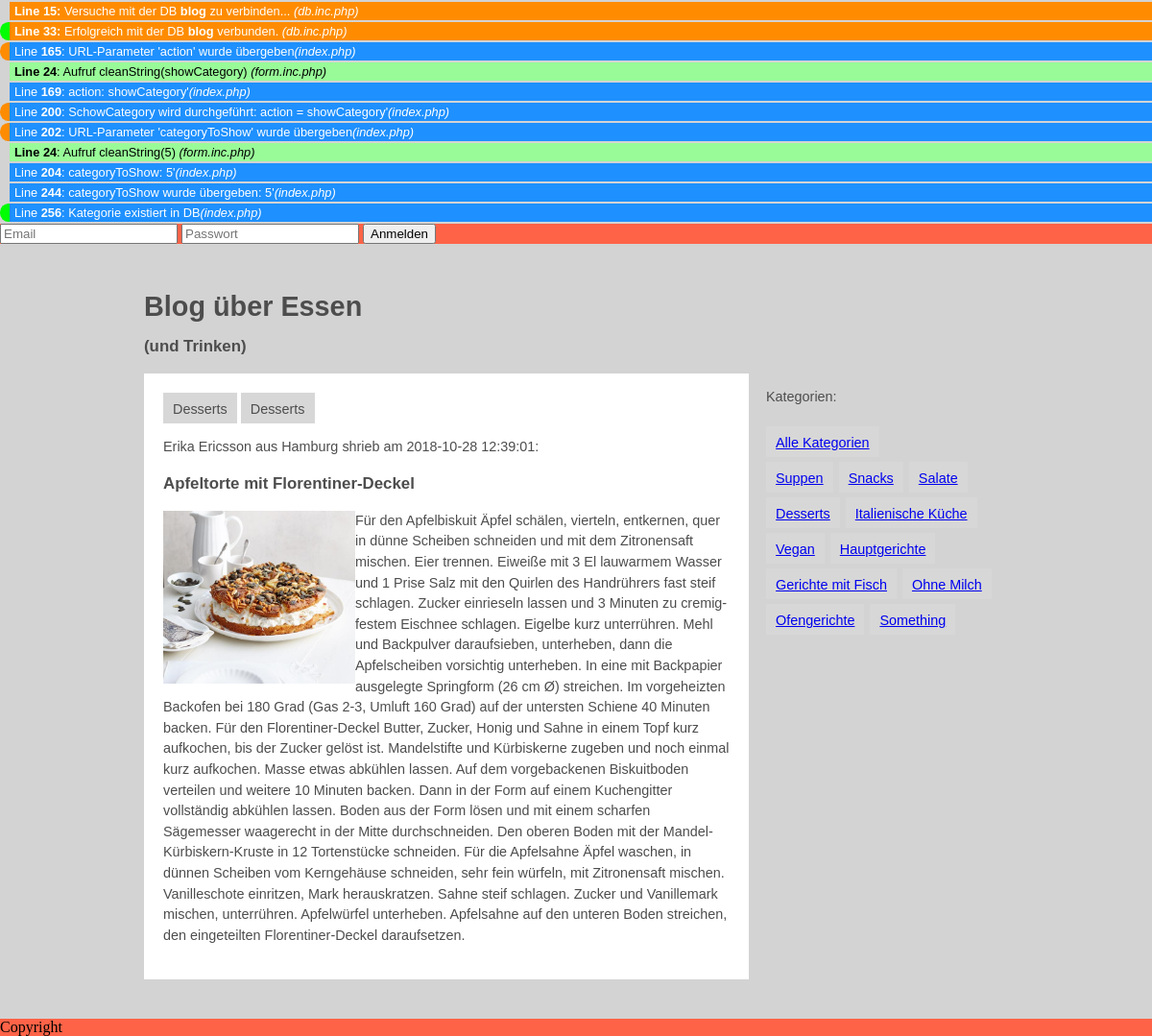
Page /?action=showCategory&categoryToShow=5 on the committed database.
### tables this page shows
CREATE TABLE `blogs` (
  `blog_id` int(11) NOT NULL,
  `blog_headline` varchar(255) NOT NULL,
  `blog_image` varchar(255) DEFAULT NULL,
  `blog_imageAlignment` varchar(10) NOT NULL,
  `blog_content` text NOT NULL,
  `blog_date` timestamp NOT NULL DEFAULT CURRENT_TIMESTAMP,
  `cat_id` int(11) NOT NULL,
  `usr_id` int(11) NOT NULL
);

CREATE TABLE `categories` (
  `cat_id` int(11) NOT NULL,
  `cat_name` varchar(255) NOT NULL
);

CREATE TABLE `users` (
  `usr_id` int(11) NOT NULL,
  `usr_firstname` varchar(255) NOT NULL,
  `usr_lastname` varchar(255) NOT NULL,
  `usr_email` varchar(255) NOT NULL,
  `usr_city` varchar(255) NOT NULL,
  `usr_password` varchar(255) NOT NULL
);

### index.php (the view, shortened to what this page needs)
<?php
				require_once("include/db.inc.php");
				require_once("include/form.inc.php");
				$categoryToShow = NULL;
				$params = NULL;
				$pdo = dbConnect();
				if(isset($_GET['action'])){
if(DEBUG)			echo "<p class='debug hint'>Line <b>" . __LINE__ . "</b>: URL-Parameter 'action' wurde übergeben<i>(" . basename(__FILE__) . ")</i></p>";
					$action = cleanString($_GET['action']);
if(DEBUG)			echo "<p class='debug'>Line <b>" . __LINE__ . "</b>: action: $action'<i>(" . basename(__FILE__) . ")</i></p>";
					if($action == "showCategory"){
if(DEBUG)				echo "<p class='debug hint'>Line <b>" . __LINE__ . "</b>: SchowCategory wird durchgeführt: action = $action'<i>(" . basename(__FILE__) . ")</i></p>";
						if(isset($_GET['categoryToShow'])){
if(DEBUG)					echo "<p class='debug hint'>Line <b>" . __LINE__ . "</b>: URL-Parameter 'categoryToShow' wurde übergeben<i>(" . basename(__FILE__) . ")</i></p>";
							$categoryToShow = cleanString($_GET['categoryToShow']);
if(DEBUG)					echo "<p class='debug'>Line <b>" . __LINE__ . "</b>: categoryToShow: $categoryToShow'<i>(" . basename(__FILE__) . ")</i></p>";
						}
					}
				}
				$statement = $pdo->prepare("SELECT cat_name, cat_id FROM categories");
				$statement->execute() OR DIE( "<p class='debug'>Line <b>" . __LINE__ . "</b>: " . $statement->errorInfo()[2] . " <i>(" . basename(__FILE__) . ")</i></p>" );
				while($row = $statement->fetch(PDO::FETCH_ASSOC)){
					$categoriesArray[$row['cat_id']] = $row['cat_name'];
				}
				$sql = "SELECT * FROM blogs
											INNER JOIN users USING(usr_id)
											INNER JOIN categories USING(cat_id)
											";
				if($categoryToShow){
if(DEBUG)			echo "<p class='debug'>Line <b>" . __LINE__ . "</b>: categoryToShow wurde übergeben: $categoryToShow'<i>(" . basename(__FILE__) . ")</i></p>";
					$statement = $pdo->prepare("SELECT * FROM categories WHERE cat_id = :ph_cat_id");
					$statement->execute( array("ph_cat_id" => $categoryToShow)
										) OR DIE( "<p class='debug'>Line <b>" . __LINE__ . "</b>: " . $statement->errorInfo()[2] . " <i>(" . basename(__FILE__) . ")</i></p>" );
					$categoryExists = $statement->fetchColumn();
					if(!$categoryExists){
if(DEBUG)				echo "<p class='debug err'>Line <b>" . __LINE__ . "</b>: Kategorie existiert in DB nicht <i>(" . basename(__FILE__) . ")</i></p>";
					} else {
if(DEBUG)				echo "<p class='debug ok'>Line <b>" . __LINE__ . "</b>: Kategorie existiert in DB<i>(" . basename(__FILE__) . ")</i></p>";
						$sql .= " WHERE cat_id = :ph_cat_id";
						$params = array("ph_cat_id" => $categoryToShow);
					}
				}
				$statement = $pdo->prepare($sql);
				$statement->execute($params) OR DIE( "<p class='debug'>Line <b>" . __LINE__ . "</b>: " . $statement->errorInfo()[2] . " <i>(" . basename(__FILE__) . ")</i></p>" );
				$entriesArray = $statement->fetchAll(PDO::FETCH_ASSOC);
?>
<!doctype html>
<html>
	<head>
		<link rel="stylesheet" type="text/css" href="css/main.css">
		<link rel="stylesheet" type="text/css" href="css/debug.css">
	</head>
	<body>
		<header>
			<?php if(!isset($_SESSION['usr_id'])):?>
				<form action="<?=$_SERVER['SCRIPT_NAME']?>" method="POST">
					<input type="text" name="email" placeholder="Email">
					<input type="password" name="password" placeholder="Passwort">
					<input type="submit" value="Anmelden">
				</form>
			<?php endif ?>
		</header>
		<div class="wrapper">
			<h1>Blog über Essen</h1>
			<h3>(und Trinken)</h3>
			<main class="">
				<?php foreach ($entriesArray AS $entry): ?>
					<article>
						<div>
							<ul class="category-list">
								<li><?=$entry['cat_name']?></li>
								<li><?=$entry['cat_name']?></li>
							</ul>
						</div>
						<p><?=$entry['usr_firstname']?> <?=$entry['usr_lastname']?> aus <?=$entry['usr_city']?> shrieb am <?=$entry['blog_date']?>:</p>
						<h3><?=$entry['blog_headline']?></h3>
						<?php if($entry['blog_image']): ?>
							<img src="<?=$entry['blog_image']?>" class="<?=$entry['blog_imageAlignment']?>" />
						<?php endif ?>
						<p><?=$entry['blog_content']?></p>
					</article>
					<br>
				<?php endforeach ?>
			</main>
			<aside>
				<p class="categories-header">Kategorien:</p>
				<ul>
					<li><a href="<?=$_SERVER['SCRIPT_NAME']?>">Alle Kategorien</a></li><br>
					<?php foreach ($categoriesArray AS $key=>$value): ?>
						<li><a href="?action=showCategory&categoryToShow=<?=$key?>"><?=$value?></a></li>
					<?php endforeach ?>
				</ul>
			</aside>
		</div>
		<footer>
			Copyright
		</footer>
</body>
</html>

### css/main.css (style rules this page uses)
body { margin: 0; background-image: url('images/toa-heftiba-513812-unsplash.jpg'); height: 500px; width: 100%; background-position: center; background-repeat: no-repeat; background-size: cover; position: relative; background-attachment: fixed; background-color: lightgrey; }
.wrapper { font-family: helvetica; color: #4d4d4d; font-size: .9em; line-height:1.5em; max-width: 900px; margin: 0 auto; padding: 20px; }
header, footer { background: tomato; width: 100%; margin: 0; padding: 0; }
ul { margin: 0; padding: 0; }
aside { float: right; width: 28%; }
aside ul li { display: inline-block; vertical-align: middle; background-color: #d7d7d7; line-height: 20px; margin: 5px 2px 0 0; max-width: 555px; padding: 7px 10px 5px 10px; word-wrap: break-word; }
main { float:left; width: 70%; }
article { background-color: white; padding: 20px; }
.category-list { margin: 0; padding: 0; }
.category-list li { display: inline-block; vertical-align: middle; background-color: #d7d7d7; line-height: 20px; margin: 0; max-width: 555px; padding: 7px 10px 5px 10px; word-wrap: break-word; }
img { width: 200px; }
img.left { float: left; }

### css/debug.css (style rules this page uses)
.debug,.debugCleanString,.debugCheckInputString,.debugCheckEmail,.debugImageUpload,.debugDb,.debugClass { background-color: dodgerblue; padding: 2px 5px; margin-bottom: 2px; margin-top: 2px; font-family: arial; font-size: 0.8em; color: white; margin-left: 10px; }
.ok { border-left: 10px solid lime; border-radius: 0.7em 0 0 0.7em; margin-left: 0px; }
.hint { border-left: 10px solid darkorange; border-radius: 0.7em 0 0 0.7em; margin-left: 0px; }

### rows in the picture
blogs: cat.cat_name "Desserts", usr.usr_firstname "Erika", usr.usr_lastname "Ericsson", usr.usr_city "Hamburg", blog_date "2018-10-28 12:39:01", blog_headline "Apfeltorte mit Florentiner-Deckel", blog_image (picture), blog_content "Für den Apfelbiskuit Äpfel schälen, vierteln, entkernen, quer in dünne Scheiben schneiden und mit dem Zitronensaft mischen. Eier trennen. Eiweiße mit 3 El lauwarmem Wasser und 1 Prise Salz mit den Quirlen des Handrührers fast steif schlagen. Zucker einrieseln lassen und 3 Minuten zu cremig-festem Eischnee schlagen. Eigelbe kurz unterrühren. Mehl und Backpulver daraufsieben, unterheben, dann die Apfelscheiben vorsichtig unterheben. In eine mit Backpapier ausgelegte Springform (26 cm Ø) streichen. Im vorgeheizten Backofen bei 180 Grad (Gas 2-3, Umluft 160 Grad) auf der untersten Schiene 40 Minuten backen. Für den Florentiner-Deckel Butter, Zucker, Honig und Sahne in einem Topf kurz aufkochen,…"

### other values in the picture
__LINE__ "15"
$dbname "blog"
basename(__FILE__) "db.inc.php"
__LINE__ "33"
__LINE__ "165"
basename(__FILE__) "index.php"
__LINE__ "24 24"
__FUNCTION__ "cleanString cleanString"
$inputString "showCategory 5"
basename(__FILE__) "form.inc.php form.inc.php"
__LINE__ "169"
$action "showCategory"
__LINE__ "200"
__LINE__ "202"
__LINE__ "204"
